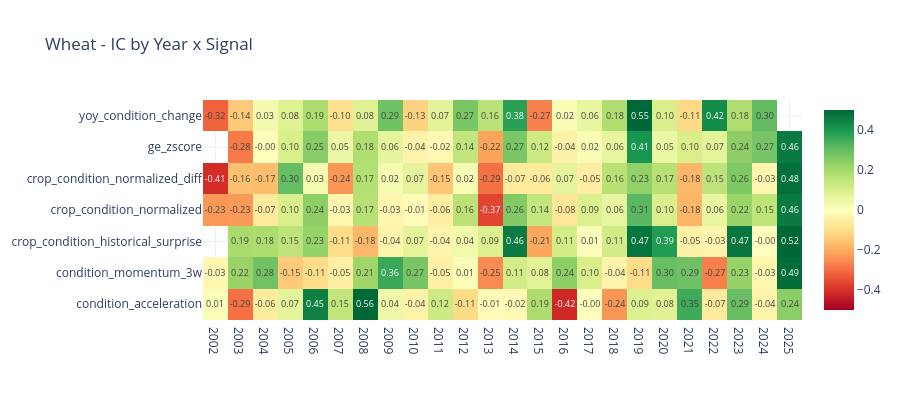

Write notebook code for a chart like this one.
### Markdown cell above
---
## 6. IC Time-Series Heatmap & PnL Simulation
Rolling IC stability and simple long/short backtest for top signals.

### Code cell
for cmd in COMMODITIES:
    m = master[cmd].copy()
    available = [s for s in KEY_SIGNALS if s in m.columns]
    print(f'\n{COMMODITIES[cmd]["name"]} - IC by Year x Signal:')
    ic_year = []
    for yr in sorted(m['year'].unique()):
        for sig in available:
            data = m[m['year']==yr][[sig,'fwd_5d_ret']].dropna()
            if len(data)>=5: ic_year.append({'year':yr,'signal':sig,'IC':data[sig].corr(data['fwd_5d_ret'])})
    icdf = pd.DataFrame(ic_year).pivot(index='signal',columns='year',values='IC')
    fig = go.Figure(go.Heatmap(z=icdf.values, x=[str(y) for y in icdf.columns], y=icdf.index,
        colorscale='RdYlGn', zmid=0, zmin=-0.5, zmax=0.5,
        text=[[f'{v:.2f}' if not pd.isna(v) else '' for v in row] for row in icdf.values],
        texttemplate='%{text}', textfont=dict(size=9)))
    fig.update_layout(title=f'{COMMODITIES[cmd]["name"]} - IC by Year x Signal',
        height=max(400,len(available)*40), template='plotly_white')
    fig.show()

### Figure 1 — Plotly figure (JSON) as saved in the notebook; plotly's stock layout.template omitted (floating-point values rounded to 4 significant figures; data arrays with more than 128 entries replaced by an {"elided": "..."} marker saying what was removed)
{"data": [{"colorscale": [[0, "rgb(165,0,38)"], [0.1, "rgb(215,48,39)"], [0.2, "rgb(244,109,67)"], [0.3, "rgb(253,174,97)"], [0.4, "rgb(254,224,139)"], [0.5, "rgb(255,255,191)"], [0.6, "rgb(217,239,139)"], [0.7, "rgb(166,217,106)"], [0.8, "rgb(102,189,99)"], [0.9, "rgb(26,152,80)"], [1, "rgb(0,104,55)"]], "text": {"elided": "7x24 str values"}, "textfont": {"size": 9}, "texttemplate": "%{text}", "type": "heatmap", "x": ["2002", "2003", "2004", "2005", "2006", "2007", "2008", "2009", "2010", "2011", "2012", "2013", "2014", "2015", "2016", "2017", "2018", "2019", "2020", "2021", "2022", "2023", "2024", "2025"], "y": ["condition_acceleration", "condition_momentum_3w", "crop_condition_historical_surprise", "crop_condition_normalized", "crop_condition_normalized_diff", "ge_zscore", "yoy_condition_change"], "z": {"elided": "7x24 float values"}, "zmax": 0.5, "zmid": 0, "zmin": -0.5}], "layout": {"height": 400, "title": {"text": "Wheat - IC by Year x Signal"}}}
